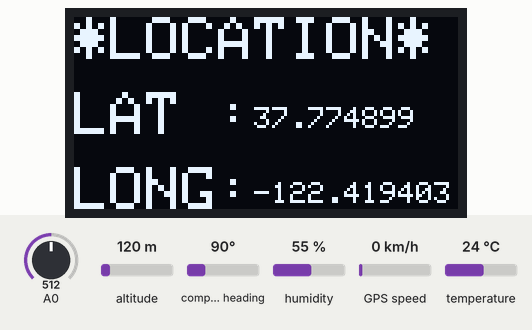
Recording of a sketch running on a simulated ESP8266 (NodeMCU). On the bench: 128×64 one-colour display. The inputs (shaded band) are chosen by the test bench; at power-on: A0 = 512, humidity 55 %, temperature 24 °C, altitude 120 m, compass heading 90°, GPS speed 0 km/h. WiFi joins after 1.5 s; servers stay silent unless stated; the display library's start-up logo is not drawn; the GPS gets a fix after 3 s at 37.7749, -122.4194 with 8 satellites; what the sketch prints to the serial monitor is not drawn.

Above: at 13.8 s.
13.9 s: A0 set to 610
At 17.6 s:
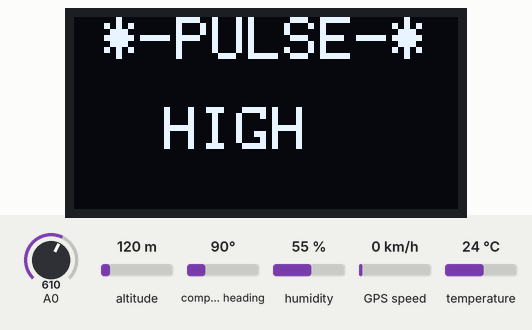
19.3 s: A0 set to 590
At 22.8 s:
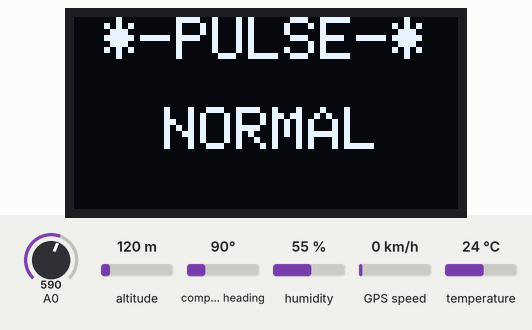
28.6 s: humidity set to 22 %
At 34.1 s:
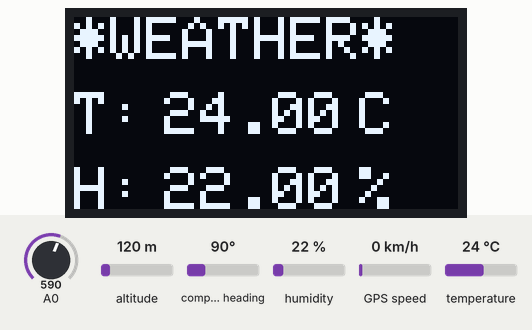
34.8 s: temperature set to 12 °C
At 39.3 s:
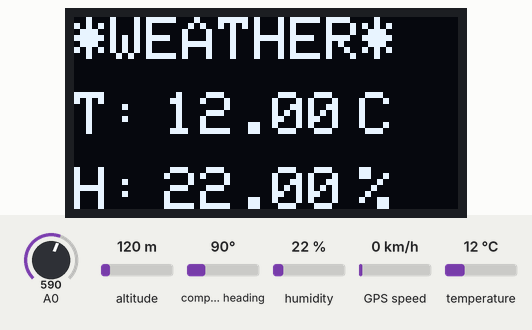
39.9 s: humidity set to 40 %
At 44.2 s:
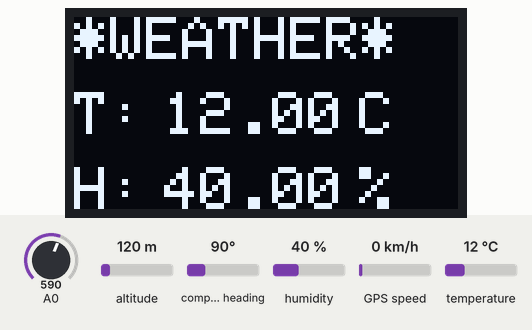
45.1 s: temperature set to 19 °C
At 49.6 s:
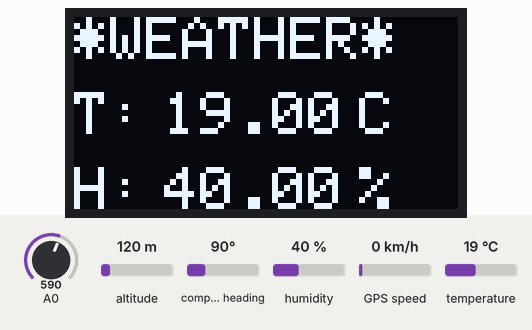
Timing chart, 0 to 51.1 s (numbered marks = the images above; inputs shaded):
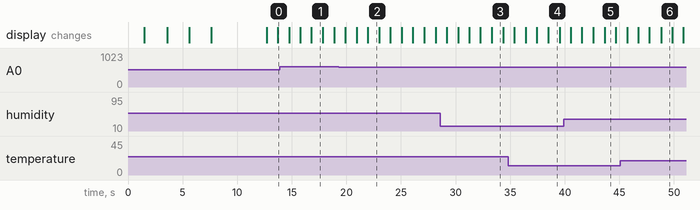

Measured:
- after the input at 13.9 s, the display: first differs from a run without the input after 2.9 s (image 1)
- after the input at 19.3 s, the display: first differs from a run without the input after 2.7 s (image 2)
- what the display in image 1 shows lasts 1.1 s, from 16.8 s to 17.9 s
- what the display in image 3 shows lasts 1.1 s, from 33.3 s to 34.4 s

The sketch:

GPS_nod_mcu.ino
```cpp
#include <TinyGPS++.h>
#include <SoftwareSerial.h>
#include <ESP8266WiFi.h>

#include <SPI.h>
#include <Wire.h>
#include <Adafruit_GFX.h>
#include <Adafruit_SSD1306.h>
#include "DHT.h"

int PulseSensorPurplePin = 0;        // Pulse Sensor PURPLE WIRE connected to ANALOG PIN 0
int Signal;                // holds the incoming raw data. Signal value can range from 0-1024
int Threshold = 600;            // Determine which Signal to "count as a beat", and which to ingore.


#define DHTPIN D3
#define DHTTYPE DHT11
DHT dht(DHTPIN, DHTTYPE);

#define OLED_RESET LED_BUILTIN //4
Adafruit_SSD1306 display(OLED_RESET);

#define LOGO16_GLCD_HEIGHT 16
#define LOGO16_GLCD_WIDTH  16
static const unsigned char PROGMEM logo16_glcd_bmp[] =
{ B00000000, B11000000,
  B00000001, B11000000,
  B00000001, B11000000,
  B00000011, B11100000,
  B11110011, B11100000,
  B11111110, B11111000,
  B01111110, B11111111,
  B00110011, B10011111,
  B00011111, B11111100,
  B00001101, B01110000,
  B00011011, B10100000,
  B00111111, B11100000,
  B00111111, B11110000,
  B01111100, B11110000,
  B01110000, B01110000,
  B00000000, B00110000
};


//#if (SSD1306_LCDHEIGHT != 64)
//#error("Height incorrect, please fix Adafruit_SSD1306.h!");
//#endif


TinyGPSPlus gps;  // The TinyGPS++ object
//gps tx rx
SoftwareSerial ss(D6, D5); // The serial connection to the GPS device

//const char* ssid = "Telelocator";
//const char* password = "12345678";

const char* ssid = "Projexels";
const char* password = "Qwerty123";


float latitude , longitude;
int year , month , date, hour , minute , second;
String date_str , time_str , lat_str , lng_str;
String temp_str , hum_str,pulse_str;
int pm;


WiFiServer server(80);
void setup()
{
  Serial.begin(115200);
  ss.begin(9600);
  dht.begin();
  Serial.println();
  Serial.print("Connecting to ");
  Serial.println(ssid);

  WiFi.begin(ssid, password);

  while (WiFi.status() != WL_CONNECTED)
  {
    delay(500);
    Serial.print(".");
  }
  Serial.println("");
  Serial.println("WiFi connected");

  server.begin();
  Serial.println("Server started");

  // Print the IP address
  Serial.println(WiFi.localIP());

  display.begin(SSD1306_SWITCHCAPVCC, 0x3C);
  display.display();
  delay(2000);
  display.clearDisplay();
  display.drawPixel(10, 10, WHITE);
  display.display();
  delay(2000);
  display.clearDisplay();
  display.setTextColor(WHITE);
  display.setTextSize(1);
  display.setCursor(0, 0);
  display.print("TELELOCATOR");
  display.setTextSize(1);
  display.setCursor(20, 10);
  display.print("FOR ELDERLY");
  display.display();
  delay(2000);
  display.clearDisplay();
  display.setCursor(0, 0);
  display.print("IP:");

  display.setCursor(20, 0);
  display.print(WiFi.localIP());
  display.display();
  delay(5000);
  display.clearDisplay();


}

void loop()
{


  while (ss.available() > 0)
    if (gps.encode(ss.read()))
    {
      if (gps.location.isValid())
      {
        latitude = gps.location.lat();
        lat_str = String(latitude , 6);
        longitude = gps.location.lng();
        lng_str = String(longitude , 6);
      }

      if (gps.date.isValid())
      {
        date_str = "";
        date = gps.date.day();
        month = gps.date.month();
        year = gps.date.year();

        if (date < 10)
          date_str = '0';
        date_str += String(date);

        date_str += " / ";

        if (month < 10)
          date_str += '0';
        date_str += String(month);

        date_str += " / ";

        if (year < 10)
          date_str += '0';
        date_str += String(year);
      }

      if (gps.time.isValid())
      {
        time_str = "";
        hour = gps.time.hour();
        minute = gps.time.minute();
        second = gps.time.second();

        //  minute = (minute + 30);
        if (minute > 59)
        {
          minute = minute - 60;
          hour = hour + 1;
        }
        hour = (hour + 5) ; // to add +5 for Pakistan
        if (hour > 23)
          hour = hour - 24;

        if (hour >= 12)
          pm = 1;
        else
          pm = 0;

        hour = hour % 12;

        if (hour < 10)
          time_str = '0';
        time_str += String(hour);

        time_str += " : ";

        if (minute < 10)
          time_str += '0';
        time_str += String(minute);

        time_str += " : ";

        if (second < 10)
          time_str += '0';
        time_str += String(second);

        if (pm == 1)
          time_str += " PM ";
        else
          time_str += " AM ";

      }

      Serial.print("latitude");
      Serial.print(latitude, 6);
      Serial.print(", longitude");
      Serial.println(longitude, 6);

      Serial.print("Date: ");
      Serial.print(date);
      Serial.print("/");
      Serial.print(month);
      Serial.print("/");
      Serial.println(year);

      Serial.print("time: ");
      Serial.print(hour);
      Serial.print(":");
      Serial.print(minute);
      Serial.print(":");
      Serial.println(second);


  float h = dht.readHumidity();
  float t = dht.readTemperature();
  temp_str = String (t) + String ("  *C");
  hum_str =  String (h) + String ("  %");
  Serial.print(F("Humidity: "));
  Serial.print(h);
  Serial.print(F("%  Temperature: "));
  Serial.print(t);
  Serial.println(F("°C "));


//dht11-------------------------
  display.clearDisplay();
  display.setTextSize(2);
  display.setCursor(0, 0);
  display.println("*WEATHER*");

  display.setTextSize(2);
  display.setCursor(0, 25);
  display.println("T: ");
  display.setCursor(30, 25);
  display.println(t);
  display.setCursor(95, 25);
  display.println("C");

  display.setTextSize(2);
  display.setCursor(0, 50);
  display.println("H: ");
  display.setCursor(30, 50);
  display.println(h);
  display.setCursor(95, 50);
  display.println("%");

  display.display();
  delay(1000);

  //---------------------------------
  //GPS------------------------------
  display.clearDisplay();
  display.setTextSize(2);
  display.setCursor(0, 0);
  display.println("*LOCATION*");

  display.setTextSize(2);
  display.setCursor(0, 25);
  display.println("LAT :");
  display.setTextSize(1);
  display.setCursor(60, 30);
  display.println(latitude,6);

  display.setTextSize(2);
  display.setCursor(0, 50);
  display.println("LONG:");
  display.setTextSize(1);
  display.setCursor(60, 55);
  display.println(longitude, 6);

  display.display();
  delay(1000);

  //time----------------------------
  display.clearDisplay();
  display.setTextSize(2);
  display.setCursor(15, 0);
  display.println("*-TIME-*");

  display.setTextSize(2);
  display.setCursor(30, 25);
  display.println(hour);
  display.setCursor(40, 25);
  display.println(" : ");
  display.setCursor(70, 25);
  display.println(minute);

  if (pm == 1)
  {
   display.setCursor(95, 25);
   display.println("PM");
  }
  else
  {
  display.setCursor(95, 25);
  display.println("AM");
  }
  display.display();
  delay(1000);


  //date----------------------
  display.clearDisplay();
  display.setTextSize(2);
  display.setCursor(15, 0);
  display.println("*-DATE-*");

  display.setTextSize(2);
  display.setCursor(10, 25);
  display.println(date);
  display.setCursor(30, 25);
  display.println(":");
  display.setCursor(40, 25);
  display.println(month);
  display.setCursor(60, 25);
  display.println(":");
  display.setCursor(80, 25);
  display.println(year);


  display.display();
  delay(1000);
  display.clearDisplay();


   Signal = analogRead(PulseSensorPurplePin);  // Read the PulseSensor's value.
   Serial.print("Pulse signal");                                           // Assign this value to the "Signal" variable
   Serial.println(Signal);                    // Send the Signal value to Serial Plotter.


   if(Signal > Threshold){                          // If the signal is above "550", then "turn-on" Arduino's on-Board LED.
     pulse_str = String ("HIGH");
   } else {
     pulse_str = String ("NORMAL");                //  Else, the sigal must be below "550", so "turn-off" this LED.
   }


  display.setTextSize(2);
  display.setCursor(10, 0);
  display.println("*-PULSE-*");

  display.setTextSize(2);
  display.setCursor(30, 30);
  display.println(pulse_str);


  display.display();
  delay(1000);
  display.clearDisplay();

    }
  // Check if a client has connected
  WiFiClient client = server.available();
  if (!client)
  {
    return;
  }

  // Prepare the response
  String s = "HTTP/1.1 200 OK\r\nContent-Type: text/html\r\n\r\n <!DOCTYPE html> <html> <head> <title>GPS Interfacing with NodeMCU</title> <style>";
  s += "a:link {background-color: YELLOW;text-decoration: none;}";
  s += "table, th, td {border: 1px solid black;} </style> </head> <body> <h1  style=";
  s += "font-size:300%;";
  s += " ALIGN=CENTER> Telelocator For Elderly</h1>";
  s += "<p ALIGN=CENTER style=""font-size:150%;""";
  s += "> <b>Location Details</b></p> <table ALIGN=CENTER style=";
  s += "width:50%";
  s += "> <tr> <th>Latitude</th>";
  s += "<td ALIGN=CENTER >";
  s += lat_str;
  s += "</td> </tr> <tr> <th>Longitude</th> <td ALIGN=CENTER >";
  s += lng_str;
  s += "</td> </tr> <tr>  <th>Date</th> <td ALIGN=CENTER >";
  s += date_str;
  s += "</td></tr> <tr> <th>Time</th> <td ALIGN=CENTER >";
  s += time_str;
  s += "</td></tr> <tr> <th>Temperature</th> <td ALIGN=CENTER >";
  s += temp_str;
  s += "</td></tr> <tr> <th>Humidity</th> <td ALIGN=CENTER >";
  s += hum_str;
   s += "</td></tr> <tr> <th>Pulse</th> <td ALIGN=CENTER >";
  s += pulse_str;
  s += "</td>  </tr> </table> ";


  if (gps.location.isValid())
  {
    s += "<p align=center><a style=""color:RED;font-size:125%;"" href=""http://maps.google.com/maps?&z=15&mrt=yp&t=k&q=";
    s += lat_str;
    s += "+";
    s += lng_str;
    s += """ target=""_top"">Click here!</a> To check the location in Google maps.</p>";
  }

  s += "</body> </html> \n";

  client.print(s);
  delay(100);

}
```
